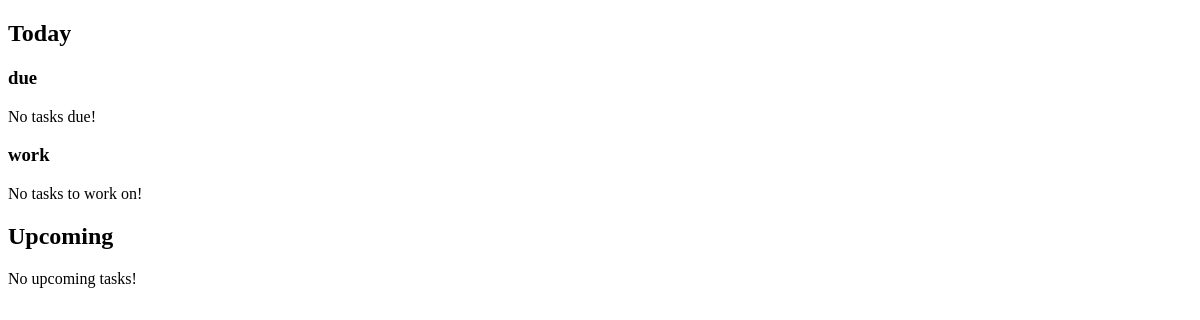
The app's page /index/, older data.
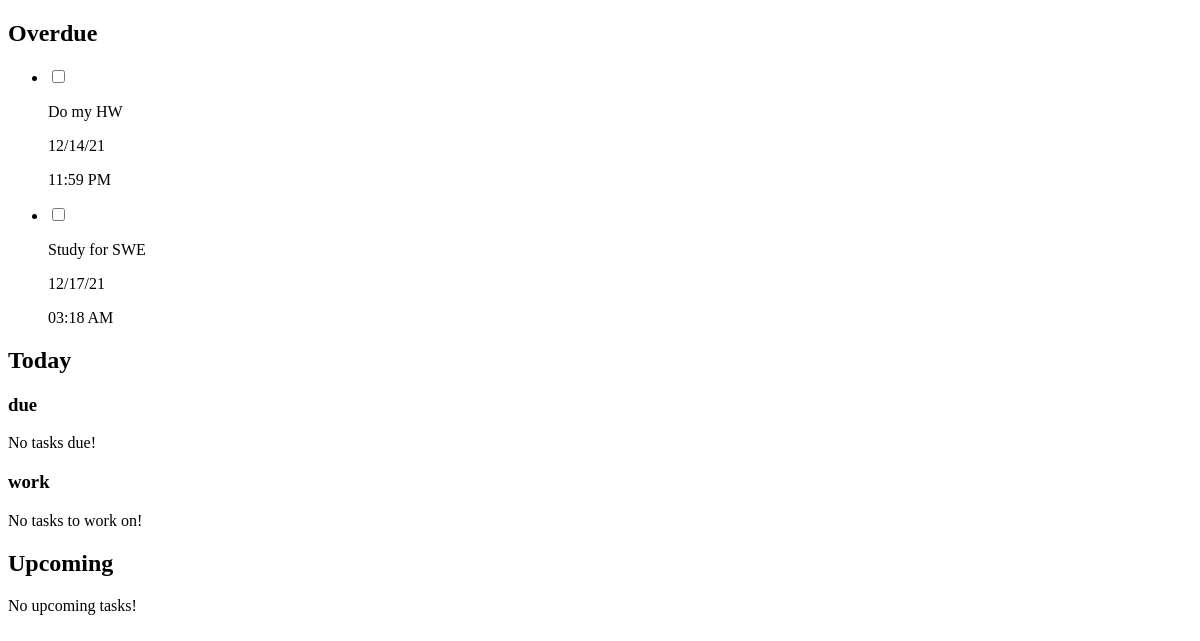
The same page, newer data.
### index/models.py (models this page shows, shortened)
class Task(models.Model):
    created_at = models.DateTimeField(editable=False, auto_now_add=True)
    updated_at = models.DateTimeField(editable=False, auto_now=True)
    title = models.CharField(max_length=100, help_text="Enter task title")
    description = models.TextField(blank=True, null=True, help_text="Enter task description", max_length=1000)
    start = models.DateTimeField(blank=True, null=True, help_text="Enter the date to start working on the task")
    due = models.DateTimeField(default=timezone.now().replace(hour=23, minute=59), help_text="Enter the date the task is due")
    complete = models.BooleanField(default=False)
    completed_at = models.DateField(editable=False, blank=True, null=True)
    class Meta:
        ordering = ['due', 'complete']

### index/views.py (the view)
# urls.py: path('', views.index, name='index'),
def index(request):
    now = timezone.now()
    context = {
        'overdue': Task.objects.filter(due__lt=now),
        'today_due': Task.objects.filter(due__range=(now.replace(hour=0, minute=0, second=0), now)),
        'today_work': Task.objects.filter(start__isnull=False, start__lte=now, due__gte=now),
        'upcoming': Task.objects.filter(Q(start__isnull=False) | Q(start__gt=now), due__gte=now)
    }
    return render(request, 'application.html', context=context)

### index/templates/application.html (shortened to what this page needs)
<!DOCTYPE html>
<html>
  <head>
  </head>
  <body>
    {% include 'index.html'%}
  </body>
</html>

### index/templates/index.html (shortened to what this page needs)
  <div id="list-wrapper">
    {% include 'list.html' %}
  </div>

### index/templates/list.html (shortened to what this page needs)
{% if overdue %}
  <section>
    {% include 'tasks_single_section.html' with title="Overdue" class="overdue" tasks=overdue %}
  </section>
{% endif %}
<section>
  {% include 'tasks_two_section.html' with title="Today" class="today" tasks_due=today_due tasks_work=today_work %}
</section>
  {% include 'tasks_single_section.html' with title="Upcoming" class="upcoming" tasks=upcoming %}

### index/templates/tasks_single_section.html (shortened to what this page needs)
<div class="{{class}} mid-section">
    <div class="expandable-section-header">
        <h2>{{title}}</h2>
    </div>
    <div class="section-collapsible">
        <div class="dark-section">
        {% if tasks %}
            <ul>
            {% for task in tasks %}
                <li class="task">
                    {% include "task.html" with task=task type="due" %}
                </li>
            {% endfor %}
        </ul>
        {% else %}
            <p class="subtle centered">No upcoming tasks!</p>
        {% endif %}
        </div>
    </div>
</div>

### index/templates/task.html (shortened to what this page needs)
<div class="task-wrapper">
    <div class="check-box-wrapper">
        {% if task.complete %}
            <input type="checkbox" data-task-id="{{task.id}}" aria-labelledby="{{task.title}}" checked>
        {% else %}
            <input type="checkbox" data-task-id="{{task.id}}" aria-labelledby="{{task.title}}">
        {% endif %}
    </div>
    <div class="title-date-wrapper">
        {% if task.complete %}
            <p class="title {{title_classes}}"> <a "data-task-id"={{task.id}} complete: ""><p> {{task.title}} </p></a>
        {% else %}
            <p class="title {{title_classes}}"> <a "data-task-id"={{task.id}} ><p> {{task.title}} </p></a>
        {% endif %}
        <div class="date-time-wrapper">
            <p class="date">{{task.due|date:'m/d/y'}}</p>
            <p class="time">{{task.due|date:'h:i A'}}</p>
        </div>
    </div>
</div>

### index/templates/tasks_two_section.html (shortened to what this page needs)
<div class="{{class}} mid-section">
    <div class="expandable-section-header">
        <h2>{{title}}</h2>
    </div>
    <div class="section-collapsible">
        <h3>due</h3>
        <div class="dark-section">
            {% if tasks_due %}
            <ul>
                {% for t in tasks_due %}
                <li class="task">
                    {% include "task.html" with task=t type="due" %}
                </li>
                {% endfor %}
            </ul>
            {% else %}
            <p class="subtle centered">No tasks due!</p>
            {% endif %}
        </div>
        <h3>work</h3>
        <div class="dark-section">
            {% if tasks_work %}
            <ul>
                {% for t in tasks_work %}
                <li class="task">
                    {% include "task.html" with task=t type="work" %}
                </li>
                {% endfor %}
            </ul>
            {% else %}
            <p class="subtle centered">No tasks to work on!</p>
            {% endif %}
        </div>
    </div>
</div>

Row changes from the older to the newer data that the page shows:
added Task: title "Do my HW", due "12/14/21", due "11:59 PM"
added Task: title "Study for SWE", due "12/17/21", due "03:18 AM"
Text that changed along with them:
{{ title }}: "Upcoming" → "Overdue Upcoming"
